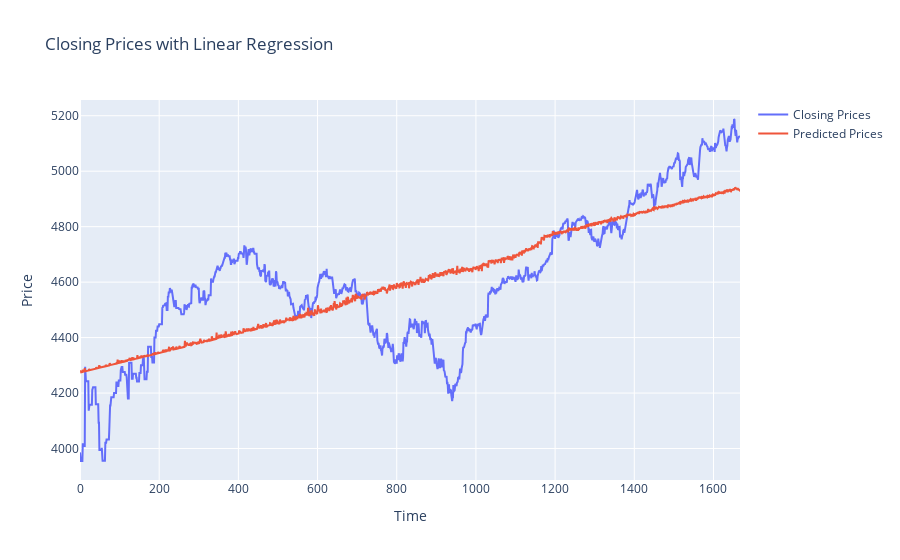

The code cell stored with this chart in its notebook:
### Markdown cell above
# Thoughts on Plot

The price seems to be increasing steadily as of late, but there were some dips in the past that could be dangerous. For my first model, I am going to use linear regression to get a sense of the best fit hopefully capturing the trend.

### Code cell
import statsmodels.api as sm
import numpy as np
import pandas as pd
import plotly.graph_objects as go
import tulipy as ti

# Assuming your DataFrame is named 'df' and contains 'close', 'volume', 'high', and 'low' columns
df['index'] = df.index.astype(int)

# cos_index
df['cos_index'] = np.cos(df.index)
df['sin_index'] = np.sin(df.index)
df['prev_close'] = df['close'].shift(1)
df['prev_volume'] = df['volume'].shift(1)

# Do log volume with care, as it can be zero
df['log_volume'] = np.log(df['volume'] + 1)
df['prev_log_volume'] = df['log_volume'].shift(1)

# Drop any missing values from the DataFrame
data = df.dropna()

from sklearn.preprocessing import StandardScaler

# Prepare the data for linear regression
X = data[['index','prev_log_volume']]
# scale the data
scaler = StandardScaler()
X = scaler.fit_transform(X)

X = sm.add_constant(X)
y = data['close']

# Fit the linear regression model
model = sm.OLS(y, X).fit()
print(model.summary())
# print explained variance
print(model.rsquared)
# Make predictions using the model
predictions = model.predict(X)

# Create a new DataFrame to store the predictions
pred_df = pd.DataFrame({'close': data['close'], 'predictions': predictions}, index=data.index)

# Create the line plot on the closing prices
fig = go.Figure(data=go.Scatter(x=df.index, y=df['close'], mode='lines', name='Closing Prices'))

# Add the predicted values to the plot
fig.add_trace(go.Scatter(x=pred_df.index, y=pred_df['predictions'], mode='lines', name='Predicted Prices'))

# Customize the layout
fig.update_layout(title='Closing Prices with Linear Regression',
                  xaxis_title='Time',
                  yaxis_title='Price')

# Display the interactive plot
fig.show()

### Figure 1 — Plotly figure (JSON) as saved in the notebook; plotly's stock layout.template omitted (floating-point values rounded to 4 significant figures; data arrays with more than 128 entries replaced by an {"elided": "..."} marker saying what was removed)
{"data": [{"mode": "lines", "name": "Closing Prices", "type": "scatter", "x": {"elided": "1668 int values"}, "y": {"elided": "1668 float values"}}, {"mode": "lines", "name": "Predicted Prices", "type": "scatter", "x": {"elided": "1667 int values"}, "y": {"elided": "1667 float values"}}], "layout": {"title": {"text": "Closing Prices with Linear Regression"}, "xaxis": {"title": {"text": "Time"}}, "yaxis": {"title": {"text": "Price"}}}}
